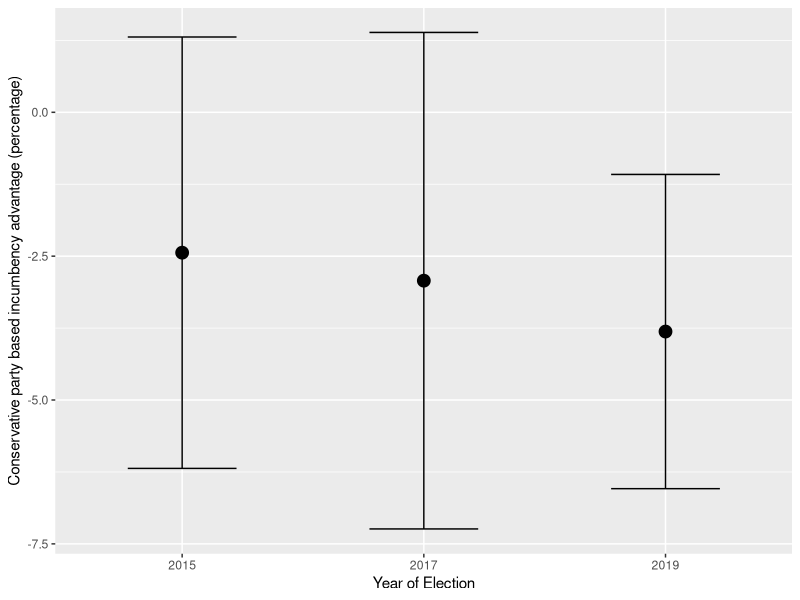
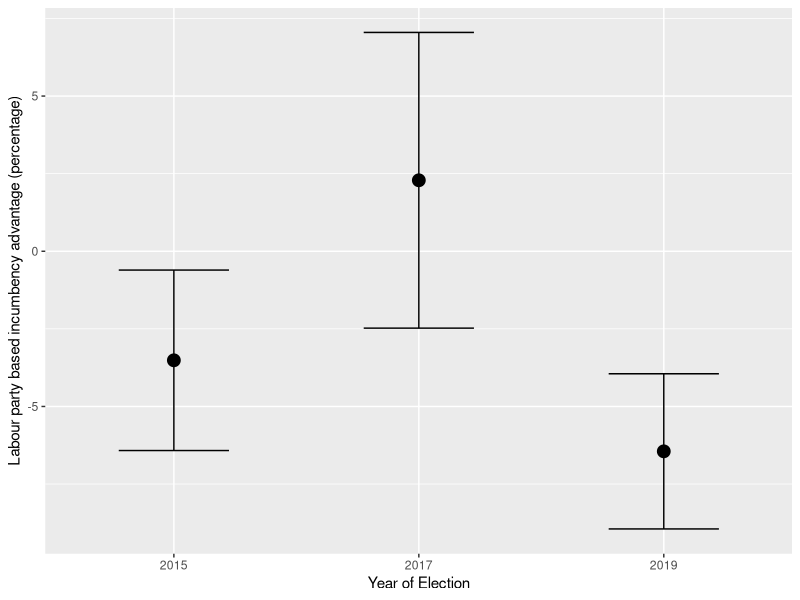
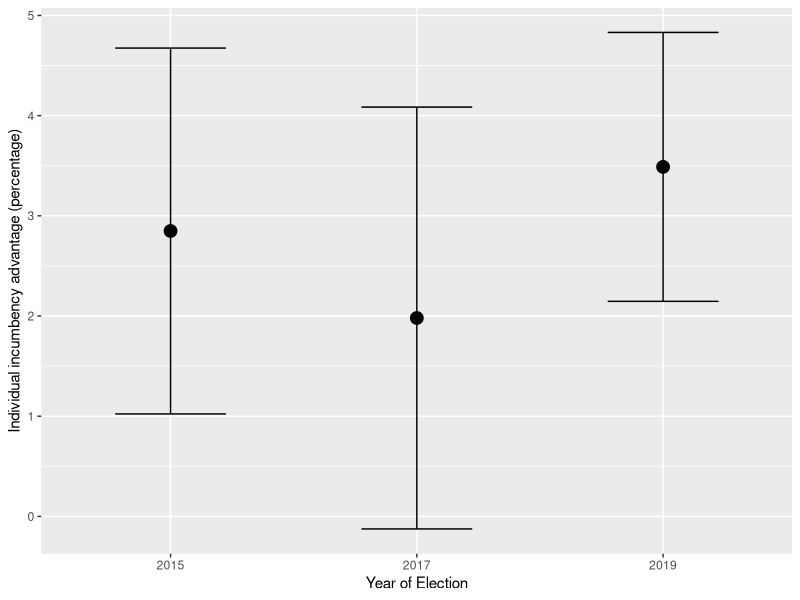

Here is the R script that generated these plots, in order:
# This gives all the code used in section 5. The code appears in the same order
# in which it appears in the report

#Fit model which uses both types of incumbency to eliminate any possible OVB  
#Do this model for both Labour and Conservative
library(corrplot)
library(ggplot2)

#Conservatives


data2015con<-read.csv(file = '2015con.csv')
data2017con<-read.csv(file = '2017con.csv')
data2019con<-read.csv(file = '2019con.csv')

#2015

hopt <- 0.249698

X <- data2015con$Con_Margin
Y <- data2015con$con_15
Z <- rep(0,531)
Z[which(X>0)] <-1
I <- data2015con$Incumbency_Status
X <- X/100
Y <- Y/100

w <- rep(0,531)
NonZeroPoints <- which(abs(X)<=hopt)
w[NonZeroPoints] <- 1-abs(X[NonZeroPoints])/hopt

con2015model<-lm(Y~X+Z+X*Z+I,weights = w)

#Show correlation between variables in this instance

corrdata <- cbind(Y,X,Z,I)
colnames(corrdata)<-c('2015 Vote Share','2010 Vote Margin', 'Party Incumbency', 'Individual Incumbency')

#2017

hopt <- 0.4210012


X <- data2017con$Con_Margin
Y <- data2017con$con_17
Z <- rep(0,531)
Z[which(X>0)] <-1
I <- data2017con$Incumbency_Status
X <- X/100
Y <- Y/100

w <- rep(0,531)
NonZeroPoints <- which(abs(X)<=hopt)
w[NonZeroPoints] <- 1-abs(X[NonZeroPoints])/hopt

con2017model<-lm(Y~X+Z+X*Z+I,weights = w)

#2019

hopt <- 0.4355345


X <- data2019con$Con_Margin
Y <- data2019con$con_19
Z <- rep(0,531)
Z[which(X>0)] <-1
I <- data2019con$Incumbency_Status
X <- X/100
Y <- Y/100

w <- rep(0,531)
NonZeroPoints <- which(abs(X)<=hopt)
w[NonZeroPoints] <- 1-abs(X[NonZeroPoints])/hopt

con2019model<-lm(Y~X+Z+X*Z+I,weights = w)

#Labour


data2015lab<-read.csv(file = '2015lab.csv')
data2017lab<-read.csv(file = '2017lab.csv')
data2019lab<-read.csv(file = '2019lab.csv')

#2015

hopt <- 0.4918017

X <- data2015lab$Lab_Margin
Y <- data2015lab$lab_15
Z <- rep(0,531)
Z[which(X>0)] <-1
I <- data2015lab$Incumbency_Status
X <- X/100
Y <- Y/100

w <- rep(0,531)
NonZeroPoints <- which(abs(X)<=hopt)
w[NonZeroPoints] <- 1-abs(X[NonZeroPoints])/hopt

lab2015model<-lm(Y~X+Z+X*Z+I,weights = w)

#2017

hopt <- 0.3875571

X <- data2017lab$Lab_Margin
Y <- data2017lab$lab_17
Z <- rep(0,531)
Z[which(X>0)] <-1
I <- data2017lab$Incumbency_Status
X <- X/100
Y <- Y/100

w <- rep(0,531)
NonZeroPoints <- which(abs(X)<=hopt)
w[NonZeroPoints] <- 1-abs(X[NonZeroPoints])/hopt

lab2017model<-lm(Y~X+Z+X*Z+I,weights = w)

#2019

hopt <- 0.3264774

X <- data2019lab$Lab_Margin
Y <- data2019lab$lab_19
Z <- rep(0,531)
Z[which(X>0)] <-1
I <- data2019lab$Incumbency_Status
X <- X/100
Y <- Y/100

w <- rep(0,531)
NonZeroPoints <- which(abs(X)<=hopt)
w[NonZeroPoints] <- 1-abs(X[NonZeroPoints])/hopt

lab2019model<-lm(Y~X+Z+X*Z+I,weights = w)

#Plots of confidence intervals for both personal and party based incumbency

#Conservative party based incumbency advantage

dates<-c(2015,2017,2019)
C <- rep(0,3)
U<- rep(0,3)
L <- rep(0,3)

C[1] <--0.024397
C[2] <--0.02926
C[3] <--0.038103 


U[1] <-100*(C[1] + 1.96*0.019125)
U[2] <-100*(C[2] + 1.96*0.02201)
U[3] <-100*(C[3] + 1.96*0.013931)

L[1] <-100*(C[1] - 1.96*0.019125)
L[2] <-100*(C[2] - 1.96*0.02201)
L[3] <-100*(C[3] - 1.96*0.013931)


df <- data.frame(dates, C, L, U)

ggplot(df, aes(x = dates, y = 100*C)) +
  geom_point(size = 4) +
  geom_errorbar(aes(ymax = U, ymin = L)) + scale_x_discrete(name ="Year of Election", 
                                                            limits=c(2015,2017,2019))+ylab("Conservative party based incumbency advantage (percentage)")


#Labour party based incumbency advantage

dates<-c(2015,2017,2019)
C <- rep(0,3)
U<- rep(0,3)
L <- rep(0,3)

C[1] <--0.035134
C[2] <-0.022864
C[3] <--0.064459


U[1] <-100*(C[1] + 1.96*0.014830)
U[2] <-100*(C[2] + 1.96*0.024301)
U[3] <-100*(C[3] + 1.96*0.012751)

L[1] <-100*(C[1] - 1.96*0.014830)
L[2] <-100*(C[2] - 1.96*0.024301)
L[3] <-100*(C[3] - 1.96*0.012751)


df <- data.frame(dates, C, L, U)

ggplot(df, aes(x = dates, y = 100*C)) +
  geom_point(size = 4) +
  geom_errorbar(aes(ymax = U, ymin = L)) + scale_x_discrete(name ="Year of Election", 
                                                            limits=c(2015,2017,2019))+ylab("Labour party based incumbency advantage (percentage)")

#Individual incumbency advantage 

dates<-c(2015,2017,2019)
C <- rep(0,3)
U<- rep(0,3)
L <- rep(0,3)

C[1] <-0.028485
C[2] <-0.01980
C[3] <-0.034883


U[1] <-100*(C[1] + 1.96*0.009315)
U[2] <-100*(C[2] + 1.96*0.01074)
U[3] <-100*(C[3] + 1.96*0.006847)

L[1] <-100*(C[1] - 1.96*0.009315)
L[2] <-100*(C[2] - 1.96*0.01074)
L[3] <-100*(C[3] - 1.96*0.006847)


df <- data.frame(dates, C, L, U)

ggplot(df, aes(x = dates, y = 100*C)) +
  geom_point(size = 4) +
  geom_errorbar(aes(ymax = U, ymin = L)) + scale_x_discrete(name ="Year of Election", 
                                                            limits=c(2015,2017,2019))+ylab("Individual incumbency advantage (percentage)")